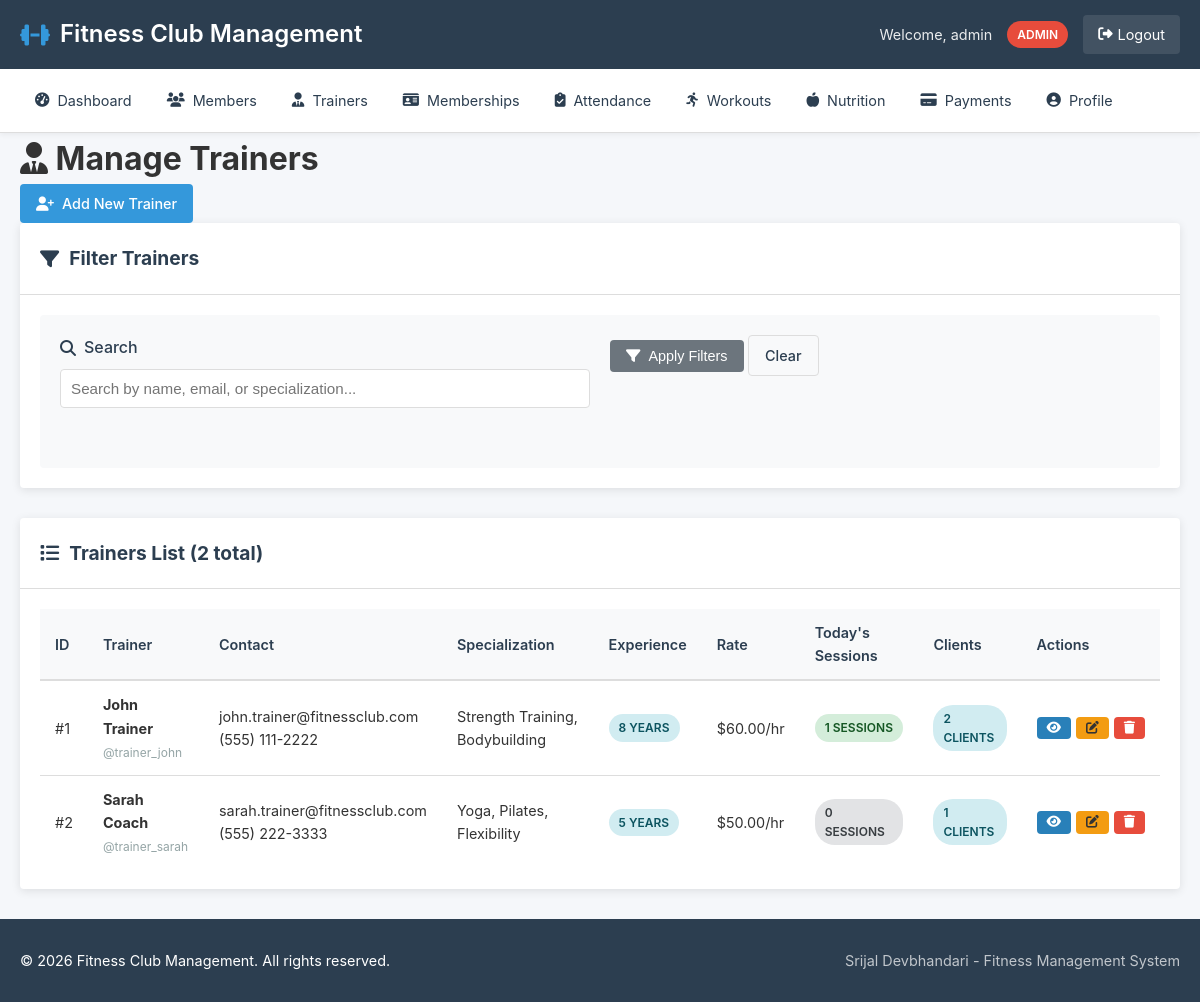
Page /trainers/index.php (signed in) on the committed database.
### tables this page shows
CREATE TABLE trainers (
    id INT PRIMARY KEY AUTO_INCREMENT,
    user_id INT UNIQUE,
    full_name VARCHAR(100) NOT NULL,
    email VARCHAR(100) UNIQUE NOT NULL,
    phone VARCHAR(20),
    specialization VARCHAR(100),
    certification TEXT,
    experience_years INT DEFAULT 0,
    hourly_rate DECIMAL(10,2),
    availability ENUM('Full-time', 'Part-time', 'Weekends') DEFAULT 'Full-time',
    bio TEXT,
    profile_image VARCHAR(255),
    created_at TIMESTAMP DEFAULT CURRENT_TIMESTAMP,
    FOREIGN KEY (user_id) REFERENCES users(id) ON DELETE CASCADE
);

CREATE TABLE users (
    id INT PRIMARY KEY AUTO_INCREMENT,
    username VARCHAR(50) UNIQUE NOT NULL,
    email VARCHAR(100) UNIQUE NOT NULL,
    password_hash VARCHAR(255) NOT NULL,
    role ENUM('admin', 'trainer', 'member') DEFAULT 'member',
    created_at TIMESTAMP DEFAULT CURRENT_TIMESTAMP,
    last_login DATETIME,
    status ENUM('active', 'inactive') DEFAULT 'active'
);

### includes/functions.php (called while the page is built, shortened)
<?php
function e($string)
{
    return htmlspecialchars($string ?? '', ENT_QUOTES, 'UTF-8');
}
?>

### public/trainers/index.php (the view, shortened to what this page needs)
<?php
require_once '../../config/config.php';
require_once '../../includes/functions.php';
include '../../includes/header.php';
$limit = 20;
$page = isset($_GET['page']) ? (int)$_GET['page'] : 1;
$offset = ($page - 1) * $limit;
$search = isset($_GET['search']) ? trim($_GET['search']) : '';
$where_clauses = [];
$params = [];
$where_sql = empty($where_clauses) ? '' : 'WHERE ' . implode(' AND ', $where_clauses);
$count_sql = "SELECT COUNT(*) as total FROM trainers t $where_sql";
$stmt = $pdo->prepare($count_sql);
$stmt->execute($params);
$total_trainers = $stmt->fetch()['total'];
$sql = "
    SELECT t.*, u.username,
           (SELECT COUNT(*) FROM attendance WHERE trainer_id = t.id AND DATE(check_in) = CURDATE()) as sessions_today,
           (SELECT COUNT(DISTINCT member_id) FROM member_workouts WHERE assigned_by = u.id) as assigned_clients
    FROM trainers t
    LEFT JOIN users u ON t.user_id = u.id
    $where_sql
    ORDER BY t.created_at DESC
    LIMIT ? OFFSET ?
";
$params[] = $limit;
$params[] = $offset;
$stmt = $pdo->prepare($sql);
$stmt->execute($params);
$trainers = $stmt->fetchAll();
?>
<div class="content-header">
    <h1><i class="fas fa-user-tie"></i> Manage Trainers</h1>
    <div class="header-actions">
        <a href="add.php" class="btn btn-primary">
            <i class="fas fa-user-plus"></i> Add New Trainer
        </a>
    </div>
</div>
<div class="content-card">
    <div class="card-header">
        <h2><i class="fas fa-filter"></i> Filter Trainers</h2>
    </div>
    <div class="card-body">
        <form method="GET" action="" class="filter-form">
            <div class="form-row">
                <div class="form-group">
                    <label for="search"><i class="fas fa-search"></i> Search</label>
                    <input type="text" id="search" name="search"
                           value="<?php echo e($search); ?>"
                           placeholder="Search by name, email, or specialization...">
                </div>
                <div class="form-group">
                    <button type="submit" class="btn btn-secondary">
                        <i class="fas fa-filter"></i> Apply Filters
                    </button>
                    <a href="index.php" class="btn btn-outline">Clear</a>
                </div>
            </div>
        </form>
    </div>
</div>
<div class="content-card">
    <div class="card-header">
        <h2><i class="fas fa-list"></i> Trainers List (<?php echo e($total_trainers); ?> total)</h2>
    </div>
    <div class="card-body">
        <?php if ($trainers): ?>
            <div class="table-responsive">
                <table class="data-table">
                    <thead>
                        <tr>
                            <th>ID</th>
                            <th>Trainer</th>
                            <th>Contact</th>
                            <th>Specialization</th>
                            <th>Experience</th>
                            <th>Rate</th>
                            <th>Today's Sessions</th>
                            <th>Clients</th>
                            <th>Actions</th>
                        </tr>
                    </thead>
                    <tbody>
                        <?php foreach ($trainers as $trainer): ?>
                        <tr>
                            <td>#<?php echo e($trainer['id']); ?></td>
                            <td>
                                <strong><?php echo e($trainer['full_name']); ?></strong><br>
                                <small class="text-muted">@<?php echo e($trainer['username'] ?? 'N/A'); ?></small>
                            </td>
                            <td>
                                <div><?php echo e($trainer['email']); ?></div>
                                <div><?php echo e($trainer['phone'] ?? 'No phone'); ?></div>
                            </td>
                            <td><?php echo e($trainer['specialization'] ?? 'General'); ?></td>
                            <td>
                                <span class="badge info">
                                    <?php echo e($trainer['experience_years']); ?> years
                                </span>
                            </td>
                            <td>
                                $<?php echo number_format($trainer['hourly_rate'], 2); ?>/hr
                            </td>
                            <td>
                                <span class="badge <?php echo $trainer['sessions_today'] > 0 ? 'success' : 'secondary'; ?>">
                                    <?php echo e($trainer['sessions_today']); ?> sessions
                                </span>
                            </td>
                            <td>
                                <span class="badge <?php echo $trainer['assigned_clients'] > 0 ? 'info' : 'secondary'; ?>">
                                    <?php echo e($trainer['assigned_clients']); ?> clients
                                </span>
                            </td>
                            <td>
                                <div class="action-buttons">
                                    <a href="view.php?id=<?php echo e($trainer['id']); ?>" class="btn btn-sm btn-info"
                                       title="View Details">
                                        <i class="fas fa-eye"></i>
                                    </a>
                                    <a href="edit.php?id=<?php echo e($trainer['id']); ?>" class="btn btn-sm btn-warning"
                                       title="Edit">
                                        <i class="fas fa-edit"></i>
                                    </a>
                                    <a href="delete.php?id=<?php echo e($trainer['id']); ?>" class="btn btn-sm btn-danger"
                                       title="Delete" onclick="return confirm('Delete this trainer?')">
                                        <i class="fas fa-trash"></i>
                                    </a>
                                </div>
                            </td>
                        </tr>
                        <?php endforeach; ?>
                    </tbody>
                </table>
            </div>
        <?php endif; ?>
    </div>
</div>
<?php include '../../includes/footer.php'; ?>

### assets/css/style.css (style rules this page uses)
* { margin: 0; padding: 0; box-sizing: border-box; }
:root { --primary-color: #2c3e50; --secondary-color: #3498db; --success-color: #27ae60; --warning-color: #f39c12; --danger-color: #e74c3c; --info-color: #2980b9; --light-color: #ecf0f1; --dark-color: #2c3e50; --gray-color: #95a5a6; --border-color: #ddd; --shadow: 0 2px 10px rgba(0, 0, 0, 0.1); --border-radius: 4px; --transition: all 0.3s ease; }
body { font-family: -apple-system, BlinkMacSystemFont, 'Segoe UI', Roboto, Oxygen, Ubuntu, sans-serif; line-height: 1.6; color: #333; background-color: #f5f7fa; min-height: 100vh; display: flex; flex-direction: column; }
.content-card { background: white; border-radius: var(--border-radius); box-shadow: var(--shadow); margin-bottom: 30px; overflow: hidden; }
.card-header { padding: 20px; border-bottom: 1px solid var(--border-color); display: flex; justify-content: space-between; align-items: center; }
.card-header h2 { font-size: 1.2rem; color: var(--dark-color); display: flex; align-items: center; gap: 10px; }
.card-body { padding: 20px; }
.table-responsive { overflow-x: auto; }
.data-table { width: 100%; border-collapse: collapse; font-size: 0.9rem; }
.data-table thead { background-color: #f8f9fa; }
.data-table th { padding: 12px 15px; text-align: left; font-weight: 600; color: var(--dark-color); border-bottom: 2px solid var(--border-color); }
.data-table td { padding: 12px 15px; border-bottom: 1px solid var(--border-color); }
.data-table tbody tr:last-child td { border-bottom: none; }
.status-badge, .badge { display: inline-block; padding: 4px 10px; border-radius: 20px; font-size: 0.75rem; font-weight: 600; text-transform: uppercase; }
.status-badge.success, .badge.success { background-color: #d4edda; color: #155724; }
.status-badge.info, .badge.info { background-color: #d1ecf1; color: #0c5460; }
.status-badge.secondary, .badge.secondary { background-color: #e2e3e5; color: #383d41; }
.action-buttons { display: flex; gap: 5px; }
.btn { display: inline-flex; align-items: center; justify-content: center; gap: 8px; padding: 8px 16px; border: none; border-radius: var(--border-radius); font-size: 0.9rem; font-weight: 500; text-decoration: none; cursor: pointer; transition: var(--transition); white-space: nowrap; }
.btn-sm { padding: 5px 10px; font-size: 0.8rem; }
.btn-primary { background-color: var(--secondary-color); color: white; }
.btn-secondary { background-color: #6c757d; color: white; }
.btn-warning { background-color: var(--warning-color); color: #333; }
.btn-danger { background-color: var(--danger-color); color: white; }
.btn-info { background-color: var(--info-color); color: white; }
.btn-outline { background-color: transparent; border: 1px solid var(--border-color); color: var(--dark-color); }
.form-row { display: grid; grid-template-columns: repeat(auto-fit, minmax(250px, 1fr)); gap: 20px; margin-bottom: 20px; }
.form-group { margin-bottom: 20px; }
.form-group label { display: block; margin-bottom: 8px; font-weight: 500; color: var(--dark-color); display: flex; align-items: center; gap: 8px; }
.form-group input, .form-group select, .form-group textarea { width: 100%; padding: 10px; border: 1px solid var(--border-color); border-radius: var(--border-radius); font-size: 0.95rem; transition: var(--transition); }
.filter-form { background: #f8f9fa; padding: 20px; border-radius: var(--border-radius); }
.text-muted { color: var(--gray-color) !important; }

### rows in the picture
trainers: id "1", full_name "John Trainer", user.username "trainer_john", email "john.trainer@fitnessclub.com", phone "(555) 111-2222", specialization "Strength Training, Bodybuilding", experience_years "8", hourly_rate "60.00", sessions_today "1", assigned_clients "2"
trainers: id "2", full_name "Sarah Coach", user.username "trainer_sarah", email "sarah.trainer@fitnessclub.com", phone "(555) 222-3333", specialization "Yoga, Pilates, Flexibility", experience_years "5", hourly_rate "50.00", sessions_today "0", assigned_clients "1"

### other values in the picture
SITE_NAME "Fitness Club Management"
$_SESSION['user_name'] "admin"
$_SESSION['user_role'] "ADMIN"
$total_trainers "2"
